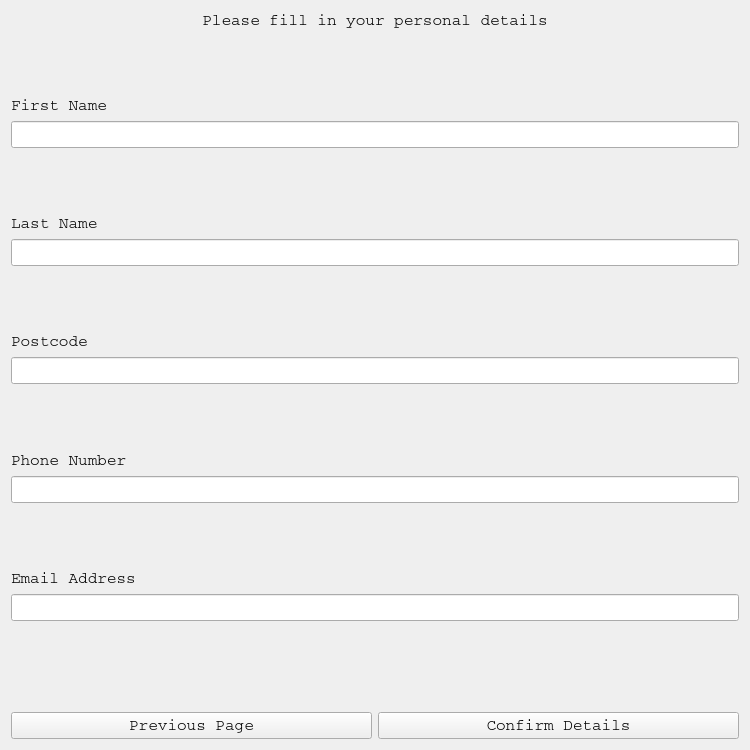
<?xml version="1.0" encoding="UTF-8"?>
<ui version="4.0">
 <class>Form</class>
 <widget class="QWidget" name="Form">
  <property name="geometry">
   <rect>
    <x>0</x>
    <y>0</y>
    <width>750</width>
    <height>750</height>
   </rect>
  </property>
  <property name="windowTitle">
   <string>Form</string>
  </property>
  <layout class="QVBoxLayout" name="verticalLayout">
   <item>
    <widget class="QLabel" name="instructionLabel">
     <property name="font">
      <font>
       <family>Courier</family>
       <pointsize>12</pointsize>
      </font>
     </property>
     <property name="text">
      <string>&lt;html&gt;&lt;head/&gt;&lt;body&gt;&lt;p align=&quot;center&quot;&gt;Please fill in your personal details&lt;/p&gt;&lt;/body&gt;&lt;/html&gt;</string>
     </property>
    </widget>
   </item>
   <item>
    <spacer name="verticalSpacer_2">
     <property name="font">
      <font>
       <family>Courier</family>
       <pointsize>12</pointsize>
      </font>
     </property>
     <property name="orientation">
      <enum>Qt::Vertical</enum>
     </property>
     <property name="sizeHint" stdset="0">
      <size>
       <width>20</width>
       <height>40</height>
      </size>
     </property>
    </spacer>
   </item>
   <item>
    <widget class="QLabel" name="firstNameLabel">
     <property name="font">
      <font>
       <family>Courier</family>
       <pointsize>12</pointsize>
      </font>
     </property>
     <property name="text">
      <string>&lt;html&gt;&lt;head/&gt;&lt;body&gt;&lt;p&gt;First Name&lt;/p&gt;&lt;/body&gt;&lt;/html&gt;</string>
     </property>
    </widget>
   </item>
   <item>
    <widget class="QLineEdit" name="firstNameInput">
     <property name="font">
      <font>
       <family>Courier</family>
       <pointsize>12</pointsize>
      </font>
     </property>
    </widget>
   </item>
   <item>
    <spacer name="verticalSpacer_3">
     <property name="font">
      <font>
       <family>Courier</family>
       <pointsize>12</pointsize>
      </font>
     </property>
     <property name="orientation">
      <enum>Qt::Vertical</enum>
     </property>
     <property name="sizeHint" stdset="0">
      <size>
       <width>20</width>
       <height>40</height>
      </size>
     </property>
    </spacer>
   </item>
   <item>
    <widget class="QLabel" name="label_4">
     <property name="font">
      <font>
       <family>Courier</family>
       <pointsize>12</pointsize>
      </font>
     </property>
     <property name="text">
      <string>Last Name</string>
     </property>
    </widget>
   </item>
   <item>
    <widget class="QLineEdit" name="lastNameInput">
     <property name="font">
      <font>
       <family>Courier</family>
       <pointsize>12</pointsize>
      </font>
     </property>
    </widget>
   </item>
   <item>
    <spacer name="verticalSpacer_4">
     <property name="font">
      <font>
       <family>Courier</family>
       <pointsize>12</pointsize>
      </font>
     </property>
     <property name="orientation">
      <enum>Qt::Vertical</enum>
     </property>
     <property name="sizeHint" stdset="0">
      <size>
       <width>20</width>
       <height>40</height>
      </size>
     </property>
    </spacer>
   </item>
   <item>
    <widget class="QLabel" name="label_5">
     <property name="font">
      <font>
       <family>Courier</family>
       <pointsize>12</pointsize>
      </font>
     </property>
     <property name="text">
      <string>Postcode</string>
     </property>
    </widget>
   </item>
   <item>
    <widget class="QLineEdit" name="postcodeInput">
     <property name="font">
      <font>
       <family>Courier</family>
       <pointsize>12</pointsize>
      </font>
     </property>
    </widget>
   </item>
   <item>
    <spacer name="verticalSpacer_5">
     <property name="font">
      <font>
       <family>Courier</family>
       <pointsize>12</pointsize>
      </font>
     </property>
     <property name="orientation">
      <enum>Qt::Vertical</enum>
     </property>
     <property name="sizeHint" stdset="0">
      <size>
       <width>20</width>
       <height>40</height>
      </size>
     </property>
    </spacer>
   </item>
   <item>
    <widget class="QLabel" name="label_3">
     <property name="font">
      <font>
       <family>Courier</family>
       <pointsize>12</pointsize>
      </font>
     </property>
     <property name="text">
      <string>Phone Number</string>
     </property>
    </widget>
   </item>
   <item>
    <widget class="QLineEdit" name="phoneInput">
     <property name="font">
      <font>
       <family>Courier</family>
       <pointsize>12</pointsize>
      </font>
     </property>
    </widget>
   </item>
   <item>
    <spacer name="verticalSpacer_6">
     <property name="font">
      <font>
       <family>Courier</family>
       <pointsize>12</pointsize>
      </font>
     </property>
     <property name="orientation">
      <enum>Qt::Vertical</enum>
     </property>
     <property name="sizeHint" stdset="0">
      <size>
       <width>20</width>
       <height>40</height>
      </size>
     </property>
    </spacer>
   </item>
   <item>
    <widget class="QLabel" name="label_7">
     <property name="font">
      <font>
       <family>Courier</family>
       <pointsize>12</pointsize>
      </font>
     </property>
     <property name="text">
      <string>Email Address</string>
     </property>
    </widget>
   </item>
   <item>
    <widget class="QLineEdit" name="emailInput">
     <property name="font">
      <font>
       <family>Courier</family>
       <pointsize>12</pointsize>
      </font>
     </property>
    </widget>
   </item>
   <item>
    <widget class="QLabel" name="label_6">
     <property name="font">
      <font>
       <family>Courier</family>
       <pointsize>12</pointsize>
      </font>
     </property>
     <property name="text">
      <string/>
     </property>
    </widget>
   </item>
   <item>
    <spacer name="verticalSpacer">
     <property name="font">
      <font>
       <family>Courier</family>
       <pointsize>12</pointsize>
      </font>
     </property>
     <property name="orientation">
      <enum>Qt::Vertical</enum>
     </property>
     <property name="sizeHint" stdset="0">
      <size>
       <width>20</width>
       <height>40</height>
      </size>
     </property>
    </spacer>
   </item>
   <item>
    <layout class="QHBoxLayout" name="horizontalLayout">
     <item>
      <widget class="QPushButton" name="previousButton">
       <property name="font">
        <font>
         <family>Courier</family>
         <pointsize>12</pointsize>
        </font>
       </property>
       <property name="text">
        <string>Previous Page</string>
       </property>
      </widget>
     </item>
     <item>
      <widget class="QPushButton" name="confirmButton">
       <property name="font">
        <font>
         <family>Courier</family>
         <pointsize>12</pointsize>
        </font>
       </property>
       <property name="text">
        <string>Confirm Details</string>
       </property>
      </widget>
     </item>
    </layout>
   </item>
  </layout>
 </widget>
 <resources/>
 <connections/>
</ui>
